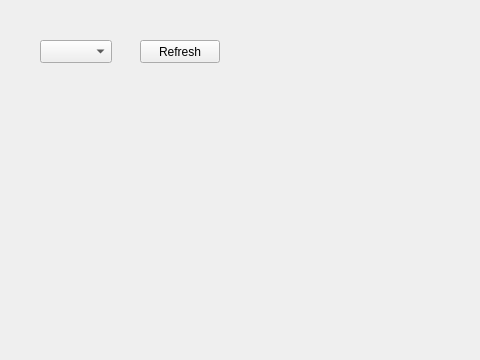
<?xml version="1.0" encoding="UTF-8"?>
<ui version="4.0">
 <class>MainWindow</class>
 <widget class="QMainWindow" name="MainWindow">
  <property name="geometry">
   <rect>
    <x>0</x>
    <y>0</y>
    <width>480</width>
    <height>360</height>
   </rect>
  </property>
  <property name="windowTitle">
   <string>MainWindow</string>
  </property>
  <widget class="QWidget" name="centralwidget">
   <widget class="QComboBox" name="I2cBusListComboBox">
    <property name="geometry">
     <rect>
      <x>40</x>
      <y>40</y>
      <width>72</width>
      <height>23</height>
     </rect>
    </property>
   </widget>
   <widget class="QPushButton" name="I2cBusOpenPushButton">
    <property name="geometry">
     <rect>
      <x>140</x>
      <y>40</y>
      <width>80</width>
      <height>23</height>
     </rect>
    </property>
    <property name="text">
     <string>Refresh</string>
    </property>
   </widget>
  </widget>
 </widget>
 <resources/>
 <connections/>
</ui>
